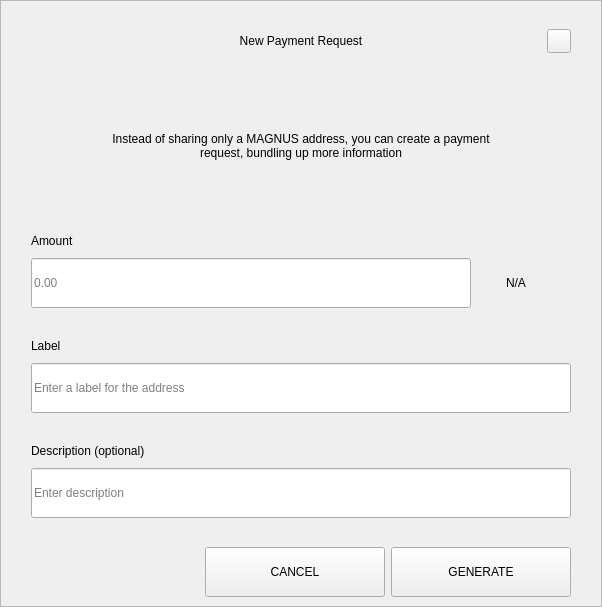
<?xml version="1.0" encoding="UTF-8"?>
<ui version="4.0">
 <class>RequestDialog</class>
 <widget class="QDialog" name="RequestDialog">
  <property name="geometry">
   <rect>
    <x>0</x>
    <y>0</y>
    <width>602</width>
    <height>607</height>
   </rect>
  </property>
  <property name="windowTitle">
   <string notr="true">N/A</string>
  </property>
  <layout class="QVBoxLayout" name="verticalLayout_5">
   <property name="spacing">
    <number>0</number>
   </property>
   <property name="leftMargin">
    <number>0</number>
   </property>
   <property name="topMargin">
    <number>0</number>
   </property>
   <property name="rightMargin">
    <number>0</number>
   </property>
   <property name="bottomMargin">
    <number>0</number>
   </property>
   <item>
    <widget class="QFrame" name="frame">
     <property name="styleSheet">
      <string notr="true"/>
     </property>
     <property name="frameShape">
      <enum>QFrame::StyledPanel</enum>
     </property>
     <property name="frameShadow">
      <enum>QFrame::Raised</enum>
     </property>
     <layout class="QVBoxLayout" name="verticalLayout_4" stretch="1,0,0">
      <property name="spacing">
       <number>0</number>
      </property>
      <property name="leftMargin">
       <number>30</number>
      </property>
      <property name="topMargin">
       <number>20</number>
      </property>
      <property name="rightMargin">
       <number>30</number>
      </property>
      <property name="bottomMargin">
       <number>0</number>
      </property>
      <item>
       <layout class="QHBoxLayout" name="horizontalLayout_3">
        <property name="spacing">
         <number>0</number>
        </property>
        <item>
         <spacer name="horizontalSpacer_21">
          <property name="orientation">
           <enum>Qt::Horizontal</enum>
          </property>
          <property name="sizeHint" stdset="0">
           <size>
            <width>40</width>
            <height>20</height>
           </size>
          </property>
         </spacer>
        </item>
        <item>
         <widget class="QLabel" name="labelTitle">
          <property name="minimumSize">
           <size>
            <width>0</width>
            <height>40</height>
           </size>
          </property>
          <property name="maximumSize">
           <size>
            <width>16777215</width>
            <height>40</height>
           </size>
          </property>
          <property name="styleSheet">
           <string notr="true">padding-left:24px;</string>
          </property>
          <property name="text">
           <string>New Payment Request</string>
          </property>
          <property name="alignment">
           <set>Qt::AlignCenter</set>
          </property>
          <property name="margin">
           <number>7</number>
          </property>
         </widget>
        </item>
        <item>
         <spacer name="horizontalSpacer">
          <property name="orientation">
           <enum>Qt::Horizontal</enum>
          </property>
          <property name="sizeHint" stdset="0">
           <size>
            <width>40</width>
            <height>20</height>
           </size>
          </property>
         </spacer>
        </item>
        <item>
         <widget class="QPushButton" name="btnEsc">
          <property name="minimumSize">
           <size>
            <width>24</width>
            <height>24</height>
           </size>
          </property>
          <property name="maximumSize">
           <size>
            <width>24</width>
            <height>24</height>
           </size>
          </property>
          <property name="focusPolicy">
           <enum>Qt::NoFocus</enum>
          </property>
          <property name="text">
           <string/>
          </property>
         </widget>
        </item>
       </layout>
      </item>
      <item>
       <widget class="QStackedWidget" name="stack">
        <property name="minimumSize">
         <size>
          <width>540</width>
          <height>0</height>
         </size>
        </property>
        <property name="maximumSize">
         <size>
          <width>540</width>
          <height>16777215</height>
         </size>
        </property>
        <property name="currentIndex">
         <number>0</number>
        </property>
        <widget class="QWidget" name="page_1">
         <property name="minimumSize">
          <size>
           <width>540</width>
           <height>0</height>
          </size>
         </property>
         <property name="maximumSize">
          <size>
           <width>540</width>
           <height>16777215</height>
          </size>
         </property>
         <layout class="QVBoxLayout" name="layout1">
          <property name="spacing">
           <number>0</number>
          </property>
          <property name="leftMargin">
           <number>0</number>
          </property>
          <property name="topMargin">
           <number>0</number>
          </property>
          <property name="rightMargin">
           <number>0</number>
          </property>
          <property name="bottomMargin">
           <number>0</number>
          </property>
          <item>
           <spacer name="verticalSpacer_21">
            <property name="orientation">
             <enum>Qt::Vertical</enum>
            </property>
            <property name="sizeType">
             <enum>QSizePolicy::Fixed</enum>
            </property>
            <property name="sizeHint" stdset="0">
             <size>
              <width>20</width>
              <height>30</height>
             </size>
            </property>
           </spacer>
          </item>
          <item alignment="Qt::AlignHCenter">
           <widget class="QLabel" name="labelMessage">
            <property name="minimumSize">
             <size>
              <width>400</width>
              <height>50</height>
             </size>
            </property>
            <property name="text">
             <string>Instead of sharing only a MAGNUS address, you can create a payment request, bundling up more information</string>
            </property>
            <property name="alignment">
             <set>Qt::AlignCenter</set>
            </property>
            <property name="wordWrap">
             <bool>true</bool>
            </property>
           </widget>
          </item>
          <item alignment="Qt::AlignBottom">
           <widget class="QWidget" name="containerAmount" native="true">
            <layout class="QVBoxLayout" name="verticalLayout">
             <property name="spacing">
              <number>9</number>
             </property>
             <property name="leftMargin">
              <number>0</number>
             </property>
             <property name="topMargin">
              <number>0</number>
             </property>
             <property name="rightMargin">
              <number>0</number>
             </property>
             <property name="bottomMargin">
              <number>0</number>
             </property>
             <item>
              <widget class="QLabel" name="labelSubtitleAmount">
               <property name="minimumSize">
                <size>
                 <width>350</width>
                 <height>16</height>
                </size>
               </property>
               <property name="maximumSize">
                <size>
                 <width>16777215</width>
                 <height>16</height>
                </size>
               </property>
               <property name="text">
                <string>Amount</string>
               </property>
              </widget>
             </item>
             <item alignment="Qt::AlignTop">
              <widget class="QWidget" name="layoutAmount" native="true">
               <layout class="QHBoxLayout" name="horizontalLayout" stretch="2,0">
                <property name="spacing">
                 <number>0</number>
                </property>
                <property name="leftMargin">
                 <number>0</number>
                </property>
                <property name="topMargin">
                 <number>0</number>
                </property>
                <property name="rightMargin">
                 <number>0</number>
                </property>
                <property name="bottomMargin">
                 <number>0</number>
                </property>
                <item>
                 <widget class="QLineEdit" name="lineEditAmount">
                  <property name="minimumSize">
                   <size>
                    <width>0</width>
                    <height>50</height>
                   </size>
                  </property>
                  <property name="maximumSize">
                   <size>
                    <width>16777215</width>
                    <height>50</height>
                   </size>
                  </property>
                  <property name="placeholderText">
                   <string notr="true">0.00</string>
                  </property>
                 </widget>
                </item>
                <item>
                 <widget class="QWidget" name="comboContainer" native="true">
                  <property name="minimumSize">
                   <size>
                    <width>100</width>
                    <height>50</height>
                   </size>
                  </property>
                  <property name="maximumSize">
                   <size>
                    <width>16777215</width>
                    <height>50</height>
                   </size>
                  </property>
                  <layout class="QHBoxLayout" name="horizontalLayout_31">
                   <property name="spacing">
                    <number>0</number>
                   </property>
                   <property name="leftMargin">
                    <number>0</number>
                   </property>
                   <property name="topMargin">
                    <number>0</number>
                   </property>
                   <property name="rightMargin">
                    <number>10</number>
                   </property>
                   <property name="bottomMargin">
                    <number>0</number>
                   </property>
                   <item>
                    <widget class="QLabel" name="comboBoxCoin">
                     <property name="text">
                      <string notr="true">N/A</string>
                     </property>
                     <property name="alignment">
                      <set>Qt::AlignCenter</set>
                     </property>
                    </widget>
                   </item>
                  </layout>
                 </widget>
                </item>
               </layout>
              </widget>
             </item>
            </layout>
           </widget>
          </item>
          <item>
           <spacer name="verticalSpacer_31">
            <property name="orientation">
             <enum>Qt::Vertical</enum>
            </property>
            <property name="sizeType">
             <enum>QSizePolicy::Fixed</enum>
            </property>
            <property name="sizeHint" stdset="0">
             <size>
              <width>20</width>
              <height>30</height>
             </size>
            </property>
           </spacer>
          </item>
          <item>
           <layout class="QVBoxLayout" name="verticalLayoutLabel">
            <property name="spacing">
             <number>9</number>
            </property>
            <item>
             <widget class="QLabel" name="labelSubtitleLabel">
              <property name="minimumSize">
               <size>
                <width>0</width>
                <height>16</height>
               </size>
              </property>
              <property name="maximumSize">
               <size>
                <width>16777215</width>
                <height>16</height>
               </size>
              </property>
              <property name="text">
               <string>Label</string>
              </property>
             </widget>
            </item>
            <item>
             <widget class="QLineEdit" name="lineEditLabel">
              <property name="minimumSize">
               <size>
                <width>0</width>
                <height>50</height>
               </size>
              </property>
              <property name="maximumSize">
               <size>
                <width>16777215</width>
                <height>50</height>
               </size>
              </property>
              <property name="placeholderText">
               <string>Enter a label for the address</string>
              </property>
             </widget>
            </item>
           </layout>
          </item>
          <item>
           <spacer name="verticalSpacer_34">
            <property name="orientation">
             <enum>Qt::Vertical</enum>
            </property>
            <property name="sizeType">
             <enum>QSizePolicy::Fixed</enum>
            </property>
            <property name="sizeHint" stdset="0">
             <size>
              <width>20</width>
              <height>30</height>
             </size>
            </property>
           </spacer>
          </item>
          <item>
           <layout class="QVBoxLayout" name="verticalLayoutDescription">
            <property name="spacing">
             <number>9</number>
            </property>
            <item>
             <widget class="QLabel" name="labelSubtitleDescription">
              <property name="minimumSize">
               <size>
                <width>0</width>
                <height>16</height>
               </size>
              </property>
              <property name="maximumSize">
               <size>
                <width>16777215</width>
                <height>16</height>
               </size>
              </property>
              <property name="text">
               <string>Description (optional)</string>
              </property>
             </widget>
            </item>
            <item>
             <widget class="QLineEdit" name="lineEditDescription">
              <property name="minimumSize">
               <size>
                <width>0</width>
                <height>50</height>
               </size>
              </property>
              <property name="maximumSize">
               <size>
                <width>16777215</width>
                <height>50</height>
               </size>
              </property>
              <property name="placeholderText">
               <string>Enter description</string>
              </property>
             </widget>
            </item>
            <item>
             <spacer name="verticalSpacer_4">
              <property name="orientation">
               <enum>Qt::Vertical</enum>
              </property>
              <property name="sizeType">
               <enum>QSizePolicy::Fixed</enum>
              </property>
              <property name="sizeHint" stdset="0">
               <size>
                <width>20</width>
                <height>20</height>
               </size>
              </property>
             </spacer>
            </item>
           </layout>
          </item>
         </layout>
        </widget>
        <widget class="QWidget" name="page_2">
         <layout class="QVBoxLayout" name="layout2">
          <item>
           <spacer name="verticalSpacer_5">
            <property name="orientation">
             <enum>Qt::Vertical</enum>
            </property>
            <property name="sizeType">
             <enum>QSizePolicy::Fixed</enum>
            </property>
            <property name="sizeHint" stdset="0">
             <size>
              <width>20</width>
              <height>50</height>
             </size>
            </property>
           </spacer>
          </item>
          <item alignment="Qt::AlignHCenter">
           <widget class="QLabel" name="labelQrImg">
            <property name="minimumSize">
             <size>
              <width>260</width>
              <height>260</height>
             </size>
            </property>
            <property name="maximumSize">
             <size>
              <width>260</width>
              <height>260</height>
             </size>
            </property>
            <property name="text">
             <string/>
            </property>
            <property name="alignment">
             <set>Qt::AlignCenter</set>
            </property>
           </widget>
          </item>
          <item>
           <spacer name="verticalSpacer_2">
            <property name="orientation">
             <enum>Qt::Vertical</enum>
            </property>
            <property name="sizeType">
             <enum>QSizePolicy::Fixed</enum>
            </property>
            <property name="sizeHint" stdset="0">
             <size>
              <width>20</width>
              <height>30</height>
             </size>
            </property>
           </spacer>
          </item>
          <item alignment="Qt::AlignHCenter">
           <widget class="QLabel" name="labelAddress">
            <property name="text">
             <string notr="true">N/A </string>
            </property>
           </widget>
          </item>
          <item>
           <spacer name="verticalSpacer_32">
            <property name="orientation">
             <enum>Qt::Vertical</enum>
            </property>
            <property name="sizeType">
             <enum>QSizePolicy::Expanding</enum>
            </property>
            <property name="sizeHint" stdset="0">
             <size>
              <width>20</width>
              <height>20</height>
             </size>
            </property>
           </spacer>
          </item>
          <item>
           <layout class="QHBoxLayout" name="horizontal">
            <property name="leftMargin">
             <number>20</number>
            </property>
            <property name="rightMargin">
             <number>20</number>
            </property>
            <property name="bottomMargin">
             <number>20</number>
            </property>
            <item>
             <spacer name="horizontalSpacer_4">
              <property name="orientation">
               <enum>Qt::Horizontal</enum>
              </property>
              <property name="sizeHint" stdset="0">
               <size>
                <width>40</width>
                <height>20</height>
               </size>
              </property>
             </spacer>
            </item>
            <item>
             <widget class="QPushButton" name="btnCopyAddress">
              <property name="minimumSize">
               <size>
                <width>180</width>
                <height>50</height>
               </size>
              </property>
              <property name="text">
               <string>COPY ADDRESS</string>
              </property>
             </widget>
            </item>
            <item>
             <widget class="QPushButton" name="btnCopyUrl">
              <property name="minimumSize">
               <size>
                <width>180</width>
                <height>50</height>
               </size>
              </property>
              <property name="text">
               <string>COPY URL</string>
              </property>
             </widget>
            </item>
            <item>
             <spacer name="horizontalSpacer_2">
              <property name="orientation">
               <enum>Qt::Horizontal</enum>
              </property>
              <property name="sizeHint" stdset="0">
               <size>
                <width>40</width>
                <height>20</height>
               </size>
              </property>
             </spacer>
            </item>
           </layout>
          </item>
         </layout>
        </widget>
       </widget>
      </item>
      <item>
       <widget class="QWidget" name="buttonsStack" native="true">
        <layout class="QHBoxLayout" name="horizontalLayout_5">
         <property name="leftMargin">
          <number>20</number>
         </property>
         <property name="rightMargin">
          <number>0</number>
         </property>
         <item>
          <spacer name="horizontalSpacer_41">
           <property name="orientation">
            <enum>Qt::Horizontal</enum>
           </property>
           <property name="sizeHint" stdset="0">
            <size>
             <width>40</width>
             <height>20</height>
            </size>
           </property>
          </spacer>
         </item>
         <item>
          <widget class="QPushButton" name="btnCancel">
           <property name="minimumSize">
            <size>
             <width>180</width>
             <height>50</height>
            </size>
           </property>
           <property name="focusPolicy">
            <enum>Qt::NoFocus</enum>
           </property>
           <property name="text">
            <string>CANCEL</string>
           </property>
          </widget>
         </item>
         <item>
          <widget class="QPushButton" name="btnSave">
           <property name="minimumSize">
            <size>
             <width>180</width>
             <height>50</height>
            </size>
           </property>
           <property name="focusPolicy">
            <enum>Qt::NoFocus</enum>
           </property>
           <property name="text">
            <string>GENERATE</string>
           </property>
          </widget>
         </item>
        </layout>
       </widget>
      </item>
     </layout>
    </widget>
   </item>
  </layout>
 </widget>
 <resources/>
 <connections/>
</ui>
